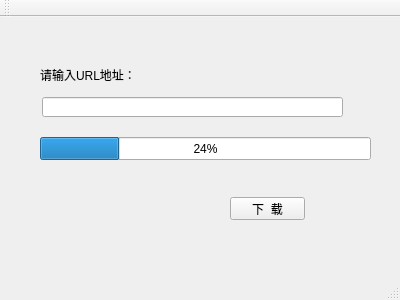
<?xml version="1.0" encoding="UTF-8"?>
<ui version="4.0">
 <class>MainWindow</class>
 <widget class="QMainWindow" name="MainWindow">
  <property name="geometry">
   <rect>
    <x>0</x>
    <y>0</y>
    <width>400</width>
    <height>300</height>
   </rect>
  </property>
  <property name="windowTitle">
   <string>MainWindow</string>
  </property>
  <widget class="QWidget" name="centralWidget">
   <widget class="QLineEdit" name="lineEdit">
    <property name="geometry">
     <rect>
      <x>42</x>
      <y>80</y>
      <width>301</width>
      <height>20</height>
     </rect>
    </property>
   </widget>
   <widget class="QLabel" name="label">
    <property name="geometry">
     <rect>
      <x>40</x>
      <y>50</y>
      <width>151</width>
      <height>16</height>
     </rect>
    </property>
    <property name="text">
     <string>请输入URL地址：</string>
    </property>
   </widget>
   <widget class="QProgressBar" name="progressBar">
    <property name="geometry">
     <rect>
      <x>40</x>
      <y>120</y>
      <width>331</width>
      <height>23</height>
     </rect>
    </property>
    <property name="value">
     <number>24</number>
    </property>
   </widget>
   <widget class="QPushButton" name="pushButton">
    <property name="geometry">
     <rect>
      <x>230</x>
      <y>180</y>
      <width>75</width>
      <height>23</height>
     </rect>
    </property>
    <property name="text">
     <string>下  载</string>
    </property>
   </widget>
  </widget>
  <widget class="QMenuBar" name="menuBar">
   <property name="geometry">
    <rect>
     <x>0</x>
     <y>0</y>
     <width>400</width>
     <height>23</height>
    </rect>
   </property>
  </widget>
  <widget class="QToolBar" name="mainToolBar">
   <attribute name="toolBarArea">
    <enum>TopToolBarArea</enum>
   </attribute>
   <attribute name="toolBarBreak">
    <bool>false</bool>
   </attribute>
  </widget>
  <widget class="QStatusBar" name="statusBar"/>
 </widget>
 <layoutdefault spacing="6" margin="11"/>
 <resources/>
 <connections/>
</ui>
